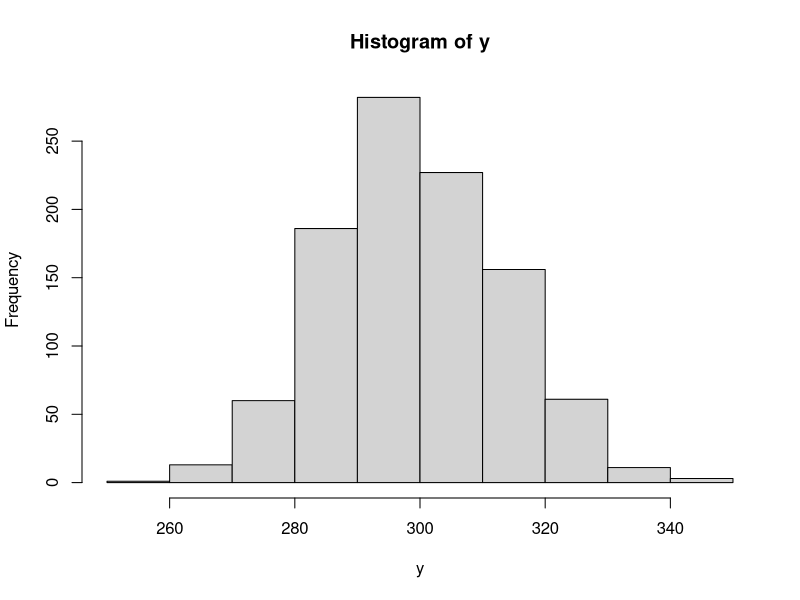
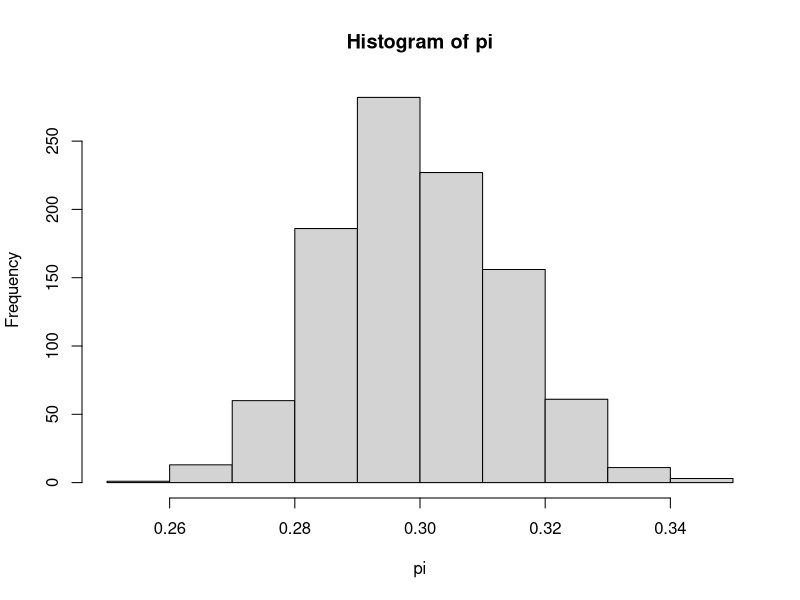

Write R code to recreate these figures, in order.
# Response rate as an endpoint in cancer trial is a proportion variable 
# How to do statistical analysis of it?
# Does it follow Normal distribution?

# Simulate binomial variable

library(dplyr)

N = 1e3

y = sapply(1:1e3, function(i) {
  rbinom(n = 1e3, size = 1, p = 0.3) %>% sum
})

hist(y)

# E(y) = N * p
mean(y)
N * 0.3

# Var(y) = N * p * (1 - p)
var(y)
N * 0.3 * 0.7

pi = y / 1e3

hist(pi)

# Var(pi) = Var(y) / N^2

var(pi)
var(y) / 1e3 / 1e3

